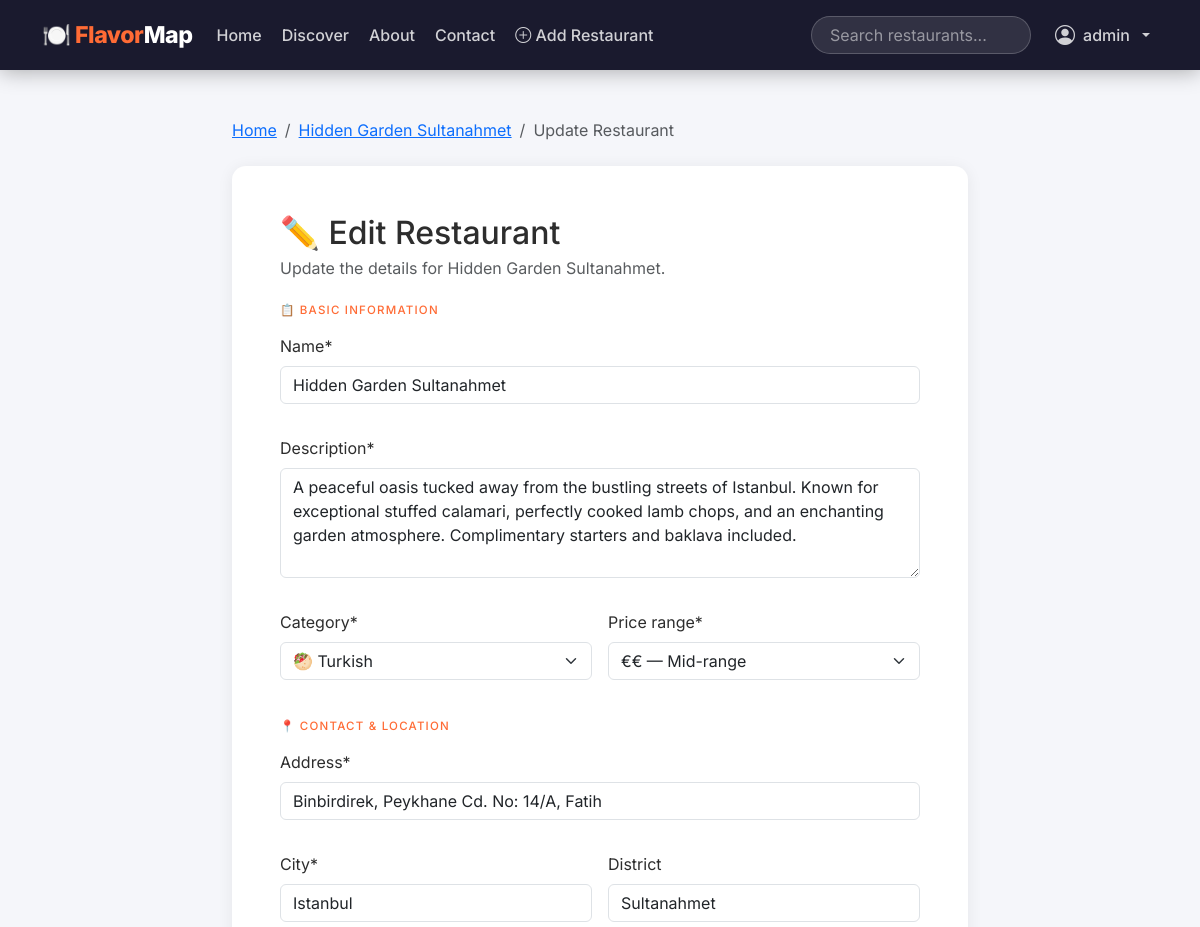
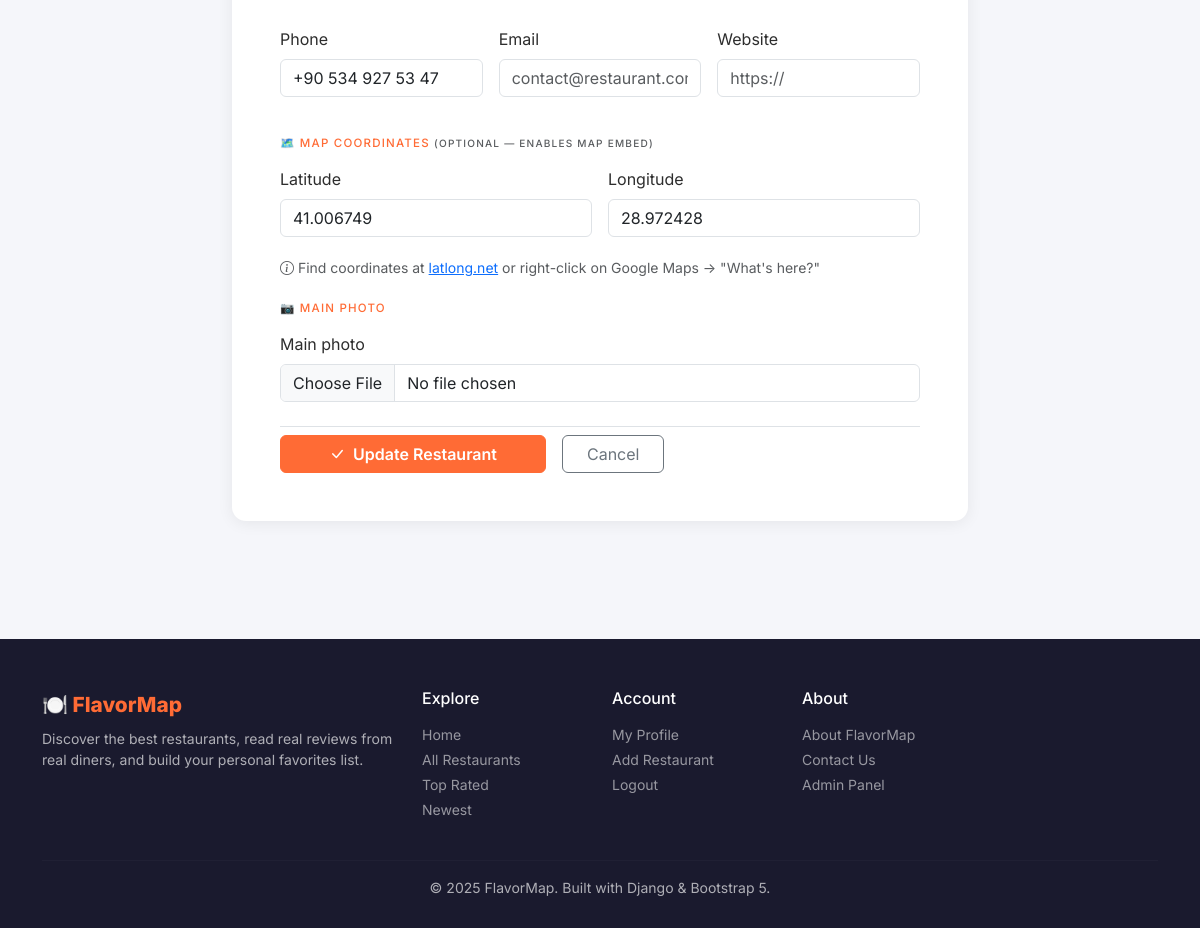
/restaurants/2/edit/ (signed in), run on the app's committed database (2 pictures, top to bottom).
### restaurants/models.py (models this page shows, shortened)
class Restaurant(models.Model):
    PRICE_CHOICES = [
        ('€',   '€ — Budget-friendly'),
        ('€€',  '€€ — Mid-range'),
        ('€€€', '€€€ — Fine Dining'),
    ]
    name = models.CharField(max_length=200)
    description = models.TextField()
    address = models.CharField(max_length=300)
    city = models.CharField(max_length=100)
    district = models.CharField(max_length=100, blank=True)
    phone = models.CharField(max_length=30, blank=True)
    email = models.EmailField(blank=True)
    website = models.URLField(blank=True)
    price_range = models.CharField(max_length=5, choices=PRICE_CHOICES, default='€€')
    category = models.ForeignKey(
        Category, on_delete=models.SET_NULL, null=True,
        related_name='restaurants'
    )
    owner = models.ForeignKey(
        User, on_delete=models.SET_NULL, null=True, blank=True,
        related_name='owned_restaurants'
    )
    is_claimed = models.BooleanField(default=False)
    latitude = models.DecimalField(max_digits=9, decimal_places=6, null=True, blank=True)
    longitude = models.DecimalField(max_digits=9, decimal_places=6, null=True, blank=True)
    main_photo = models.ImageField(upload_to='restaurants/main/', blank=True, null=True)
    created_at = models.DateTimeField(auto_now_add=True)
    updated_at = models.DateTimeField(auto_now=True)
    class Meta:
        ordering = ['-created_at']

### restaurants/views.py (the view)
# urls.py: path('restaurants/<int:pk>/edit/',     views.restaurant_edit,   name='restaurant_edit'),
@login_required
def restaurant_edit(request, pk):
    restaurant = get_object_or_404(Restaurant, pk=pk)
    if restaurant.owner != request.user and not request.user.is_staff:
        messages.error(request, '🚫 You do not have permission to edit this restaurant.')
        return redirect('restaurant_detail', pk=pk)
    if request.method == 'POST':
        form = RestaurantForm(request.POST, request.FILES, instance=restaurant)
        if form.is_valid():
            with transaction.atomic():
                form.save()
            messages.success(request, f'✅ "{restaurant.name}" updated successfully!')
            return redirect('restaurant_detail', pk=pk)
        else:
            messages.error(request, 'Please fix the errors below.')
    else:
        form = RestaurantForm(instance=restaurant)
    return render(request, 'restaurants/restaurant_form.html', {
        'page_title': f'Edit — {restaurant.name}',
        'form':        form,
        'action':      'Update',
        'restaurant':  restaurant,
    })

### restaurants/models.py (called while the page is built)
    def __str__(self):
        return f"{self.icon} {self.name}"

### restaurants/templates/restaurants/restaurant_form.html (shortened to what this page needs)
{% extends 'restaurants/base.html' %}
{% load crispy_forms_tags %}
{% block content %}
<div class="container py-5">
  <div class="row justify-content-center">
    <div class="col-lg-8">
      <nav aria-label="breadcrumb" class="mb-4">
        <ol class="breadcrumb">
          <li class="breadcrumb-item"><a href="{% url 'home' %}">Home</a></li>
          {% if restaurant %}
          <li class="breadcrumb-item"><a href="{% url 'restaurant_detail' restaurant.pk %}">{{ restaurant.name }}</a></li>
          {% endif %}
          <li class="breadcrumb-item active">{{ action }} Restaurant</li>
        </ol>
      </nav>
      <div class="fm-card p-4 p-lg-5">
        <div class="mb-4">
          <h2 class="fw-800 mb-1">
            {% if action == 'Add' %}🍽️ Add a New Restaurant{% else %}✏️ Edit Restaurant{% endif %}
          </h2>
          <p class="text-muted mb-0">
            {% if action == 'Add' %}
              Share a great restaurant with the FlavorMap community.
            {% else %}
              Update the details for {{ restaurant.name }}.
            {% endif %}
          </p>
        </div>
        <form method="post" enctype="multipart/form-data" novalidate>
          <div class="mb-4">
            <h6 class="fw-700 text-uppercase mb-3"
                style="font-size:.72rem; letter-spacing:1.2px; color:var(--fm-orange);">
              📋 Basic Information
            </h6>
            <div class="row g-3">
              <div class="col-12">{{ form.name|as_crispy_field }}</div>
              <div class="col-12">{{ form.description|as_crispy_field }}</div>
              <div class="col-md-6">{{ form.category|as_crispy_field }}</div>
              <div class="col-md-6">{{ form.price_range|as_crispy_field }}</div>
            </div>
          </div>
          <div class="mb-4">
            <h6 class="fw-700 text-uppercase mb-3"
                style="font-size:.72rem; letter-spacing:1.2px; color:var(--fm-orange);">
              📍 Contact & Location
            </h6>
            <div class="row g-3">
              <div class="col-12">{{ form.address|as_crispy_field }}</div>
              <div class="col-md-6">{{ form.city|as_crispy_field }}</div>
              <div class="col-md-6">{{ form.district|as_crispy_field }}</div>
              <div class="col-md-4">{{ form.phone|as_crispy_field }}</div>
              <div class="col-md-4">{{ form.email|as_crispy_field }}</div>
              <div class="col-md-4">{{ form.website|as_crispy_field }}</div>
            </div>
          </div>
          <div class="mb-4">
            <h6 class="fw-700 text-uppercase mb-3"
                style="font-size:.72rem; letter-spacing:1.2px; color:var(--fm-orange);">
              🗺️ Map Coordinates <small class="text-muted normal-case fw-400">(optional — enables map embed)</small>
            </h6>
            <div class="row g-3">
              <div class="col-md-6">{{ form.latitude|as_crispy_field }}</div>
              <div class="col-md-6">{{ form.longitude|as_crispy_field }}</div>
            </div>
            <p class="text-muted small mt-1">
              <i class="bi bi-info-circle"></i>
              Find coordinates at
              <a href="https://www.latlong.net/" target="_blank" rel="noopener">latlong.net</a> or
              right-click on Google Maps → "What's here?"
            </p>
          </div>
          <div class="mb-4">
            <h6 class="fw-700 text-uppercase mb-3"
                style="font-size:.72rem; letter-spacing:1.2px; color:var(--fm-orange);">
              📷 Main Photo
            </h6>
            {{ form.main_photo|as_crispy_field }}
          </div>
          <div class="d-flex gap-3 mt-4 pt-2 border-top">
            <button type="submit" class="btn btn-primary px-5 fw-600">
              <i class="bi bi-check-lg me-1"></i>
              {{ action }} Restaurant
            </button>
            {% if restaurant %}
            <a href="{% url 'restaurant_detail' restaurant.pk %}" class="btn btn-outline-secondary px-4">
              Cancel
            </a>
            {% else %}
            <a href="{% url 'restaurant_list' %}" class="btn btn-outline-secondary px-4">
              Cancel
            </a>
            {% endif %}
          </div>
        </form>
      </div>
    </div>
  </div>
</div>
{% endblock %}

### restaurants/templates/restaurants/base.html (shortened to what this page needs)
{% load static %}
<!DOCTYPE html>
<html lang="en">
<head>
  <link href="https://cdn.jsdelivr.net/npm/bootstrap@5.3.2/dist/css/bootstrap.min.css" rel="stylesheet">
  <link href="https://cdn.jsdelivr.net/npm/bootstrap-icons@1.11.3/font/bootstrap-icons.css" rel="stylesheet">
</head>
<body>
<nav class="navbar navbar-expand-lg navbar-dark sticky-top">
  <div class="container">
    <a class="navbar-brand" href="{% url 'home' %}">🍽️ Flavor<span>Map</span></a>
    <div class="collapse navbar-collapse" id="navMain">
      <ul class="navbar-nav me-auto gap-1">
        <li class="nav-item">
          <a class="nav-link {% if request.resolver_match.url_name == 'home' %}active{% endif %}"
             href="{% url 'home' %}">Home</a>
        </li>
        <li class="nav-item">
          <a class="nav-link {% if request.resolver_match.url_name == 'restaurant_list' %}active{% endif %}"
             href="{% url 'restaurant_list' %}">Discover</a>
        </li>
        <li class="nav-item">
          <a class="nav-link {% if request.resolver_match.url_name == 'about' %}active{% endif %}"
             href="{% url 'about' %}">About</a>
        </li>
        <li class="nav-item">
          <a class="nav-link {% if request.resolver_match.url_name == 'contact' %}active{% endif %}"
             href="{% url 'contact' %}">Contact</a>
        </li>
        {% if user.is_authenticated %}
        <li class="nav-item">
          <a class="nav-link" href="{% url 'restaurant_create' %}">
            <i class="bi bi-plus-circle"></i> Add Restaurant
          </a>
        </li>
        {% endif %}
      </ul>
      <form class="d-flex me-3" action="{% url 'restaurant_list' %}" method="get">
        <input class="search-input" type="search" name="q" placeholder="Search restaurants..."
               value="{{ request.GET.q }}">
      </form>
      <ul class="navbar-nav gap-1">
        {% if user.is_authenticated %}
        <li class="nav-item dropdown">
          <a class="nav-link dropdown-toggle d-flex align-items-center gap-2"
             href="#" data-bs-toggle="dropdown">
            <i class="bi bi-person-circle fs-5"></i>
            <span>{{ user.username }}</span>
          </a>
        </li>
        {% endif %}
      </ul>
    </div>
  </div>
</nav>
<main>
  {% block content %}{% endblock %}
</main>
<footer>
  <div class="container">
    <div class="row gy-4">
      <div class="col-lg-4">
        <div class="footer-brand mb-2">🍽️ FlavorMap</div>
        <p class="small mb-0">
          Discover the best restaurants, read real reviews from real diners,
          and build your personal favorites list.
        </p>
      </div>
      <div class="col-lg-2 col-6">
        <h6 class="text-white fw-700 mb-3">Explore</h6>
        <ul class="list-unstyled small">
          <li class="mb-1"><a href="{% url 'home' %}">Home</a></li>
          <li class="mb-1"><a href="{% url 'restaurant_list' %}">All Restaurants</a></li>
          <li class="mb-1"><a href="{% url 'restaurant_list' %}?sort=rating">Top Rated</a></li>
          <li class="mb-1"><a href="{% url 'restaurant_list' %}?sort=newest">Newest</a></li>
        </ul>
      </div>
      <div class="col-lg-2 col-6">
        <h6 class="text-white fw-700 mb-3">Account</h6>
        <ul class="list-unstyled small">
          {% if user.is_authenticated %}
          <li class="mb-1"><a href="{% url 'profile' %}">My Profile</a></li>
          <li class="mb-1"><a href="{% url 'restaurant_create' %}">Add Restaurant</a></li>
          <li class="mb-1"><a href="{% url 'logout' %}">Logout</a></li>
          {% else %}
          <li class="mb-1"><a href="{% url 'login' %}">Login</a></li>
          <li class="mb-1"><a href="{% url 'register' %}">Register</a></li>
          {% endif %}
        </ul>
      </div>
      <div class="col-lg-4">
        <h6 class="text-white fw-700 mb-3">About</h6>
        <ul class="list-unstyled small">
          <li class="mb-1"><a href="{% url 'about' %}">About FlavorMap</a></li>
          <li class="mb-1"><a href="{% url 'contact' %}">Contact Us</a></li>
          {% if user.is_staff %}
          <li class="mb-1"><a href="/admin/">Admin Panel</a></li>
          {% endif %}
        </ul>
      </div>
    </div>
    <hr class="footer-divider mt-4">
    <div class="text-center small">
      <span>© 2025 FlavorMap. Built with Django & Bootstrap 5.</span>
    </div>
  </div>
</footer>
</body>
</html>

### restaurants/templates/restaurants/base.html (style rules this page uses)
:root { --fm-orange: #FF6B35; --fm-orange-dark: #E55527; --fm-dark: #1a1a2e; --fm-navy: #16213e; --fm-card-shadow: 0 2px 16px rgba(0,0,0,.07); --fm-card-hover: 0 8px 32px rgba(0,0,0,.13); --fm-radius: 14px; --fm-radius-sm: 8px; }
* { box-sizing: border-box; }
body { font-family: 'Inter', system-ui, -apple-system, sans-serif; background: #f5f6fa; color: #2d2d2d; }
.navbar { background: var(--fm-dark) !important; box-shadow: 0 2px 20px rgba(0,0,0,.3); padding: 12px 0; }
.navbar-brand { font-weight: 800; font-size: 1.45rem; color: var(--fm-orange) !important; letter-spacing: -0.5px; }
.navbar-brand span { color: #fff; }
.nav-link { color: rgba(255,255,255,.8) !important; font-weight: 500; transition: color .2s; }
.navbar .search-input { background: rgba(255,255,255,.1); border: 1px solid rgba(255,255,255,.2); color: #fff; border-radius: 25px; padding: 6px 18px; width: 220px; transition: all .3s; }
.navbar .search-input::placeholder { color: rgba(255,255,255,.5); }
.btn-primary { background: var(--fm-orange); border-color: var(--fm-orange); font-weight: 600; }
.fm-card { background: #fff; border: none; border-radius: var(--fm-radius); box-shadow: var(--fm-card-shadow); transition: transform .22s ease, box-shadow .22s ease; overflow: hidden; }
footer { background: var(--fm-dark); color: rgba(255,255,255,.65); padding: 50px 0 30px; margin-top: 70px; }
footer .footer-brand { color: var(--fm-orange); font-weight: 800; font-size: 1.3rem; }
footer a { color: rgba(255,255,255,.55); text-decoration: none; transition: color .2s; }
footer .footer-divider { border-color: rgba(255,255,255,.1); }

### data on the page
Restaurant: name "Hidden Garden Sultanahmet", description "A peaceful oasis tucked away from the bustling streets of Istanbul. Known for exceptional stuffed calamari, perfectly cooked lamb chops, and an enchanting garden atmosphere. Complimentary starters and baklava included.", category "🥙 Turkish", price_range "€€ — Mid-range", address "Binbirdirek, Peykhane Cd. No: 14/A, Fatih", city "Istanbul", district "Sultanahmet", phone "+90 534 927 53 47", latitude "41.006749", longitude "28.972428"

### other printed values
{{ user.username }} "admin"
{{ action }} "Update"
